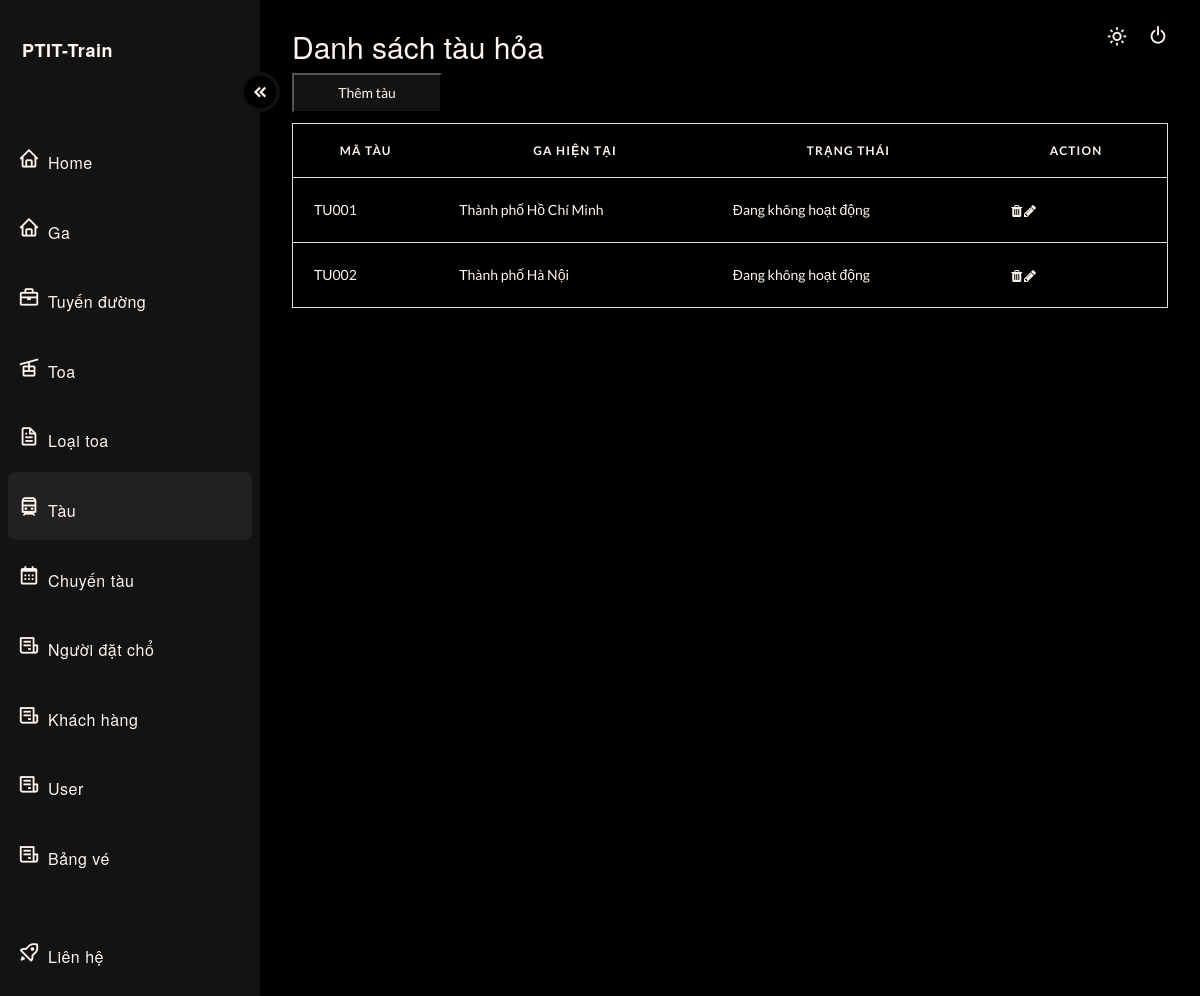
Page /?type=admin&page=tau (signed in) on the committed database.
### tables this page shows
CREATE TABLE Tau(
  `MaTau` VARCHAR(20) PRIMARY KEY,
  `GaHienTai` VARCHAR(20),
  `TrangThai` TINYINT,
  FOREIGN KEY (`GaHienTai`) REFERENCES `Ga`(`MaGa`)
);

CREATE TABLE Ga (
  `MaGa` VARCHAR(20) PRIMARY KEY,
  `TenGa` NVARCHAR(100)
);

### src/controller/TauController.php (called while the page is built, shortened)
<?php
    class TauController{
        public function index(){
            include './model/TauModel/Tau.php';
            $arrTau = (new Tau)->load();
            include './view/admin/dashboard_tau.php';
		}
    }
?>

### src/index.php (called while the page is built)
<?php
    require 'route.php';
?>

### src/model/db.php (called while the page is built, shortened)
<?php
    class DB{
        private function conn() {
            $connectionString = "mysql:host=" . getenv('MYSQL_HOSTNAME') . ";dbname=" . getenv('MYSQL_DATABASE');
            $conn = new \PDO($connectionString, getenv('MYSQL_USER'), getenv('MYSQL_PASSWORD'));
            $conn->setAttribute(PDO::ATTR_ERRMODE, PDO::ERRMODE_EXCEPTION);
            return $conn;
        }
        public function select($sql, $params = null)
        {
            $connect = $this->conn();
            if($params != null){
                $res = $connect->prepare($sql);
                $res->execute($params);
            }
            else {
                $res = $connect->query($sql);
            }
            $res->setFetchMode(PDO::FETCH_ASSOC);
            return $res;
        }
    }
?>

### src/model/TauModel/Tau.php (called while the page is built, shortened)
<?php
    include_once "./model/db.php";
    include "TauObject.php";
        class Tau{
            private $table = "Tau";
            function load(){
                try {
                    $db = new DB();
                    $sql = "select T.*, G.TenGa from $this->table as T, Ga as G
                    where T.GaHienTai = G.MaGa";
                    $sth = $db->select($sql);
                    $arr = [];
                    while($row = $sth->fetch()) {
                        $obj = new TauObject($row);
                        $arr[] = $obj;
                    }
                        return $arr;
                    }
                catch (PDOException $e) {
                    return  $sql . "<br>" . $e->getMessage();
                }
            }
        }
?>

### src/model/TauModel/TauObject.php (called while the page is built, shortened)
<?php
    class TauObject {
        private $MaTau;
        private $GaHienTai;
        private $TrangThai;
        private $TenGa;
        public function __construct($row)
        {
            $this->MaTau = $row['MaTau'];
            $this->GaHienTai = $row['GaHienTai'];
            $this->TrangThai = $row['TrangThai'];
            $this->TenGa = $row['TenGa'];
        }
        public function getMaTau()
        {
                return $this->MaTau;
        }
        public function getGaHienTai()
        {
                return $this->GaHienTai;
        }
        public function getTrangThai()
        {
                return $this->TrangThai;
        }
        public function getTenGa()
        {
                return $this->TenGa;
        }
    }
?>

### src/view/admin/dashboard_tau.php (the view, shortened to what this page needs)
  <main>
    <header>
      <div class="text">
        <h2>Danh sách tàu hỏa</h2>
<table id="myTable">
  <button style="background-color:var(--accent-clr); color: var(--text);; width: 150px; height: 40px; margin-bottom: 10px;" id="addBtn">Thêm tàu</button>
  <thead>
    <tr>
      <th scope="col" width="80px">Mã tàu</th>
      <th scope="col" width="150px">Ga hiện tại</th>
      <th scope="col" width="150px">trạng thái</th>
      <th scope="col" width="100px">Action</th>
    </tr>
  </thead>
  <tbody>
    <?php
          $trangThaiList = [
            0 => "Đang hoạt động",
            1 => "Đang không hoạt động",
            2 => "Đang sửa chữa"
          ];
    ?>
    <?php foreach($arrTau as $each): ?>
    <tr>
      <td data-label="TrainCode">
        <?php echo $each->getMaTau(); ?>
      </td>
      <td data-label="CurrentStation" value="<?php echo $each->getGaHienTai() ?>">
        <?php echo $each->getTenGa(); ?>
      </td>
      <td data-label="Status" value="<?php echo $each->getTrangThai(); ?>">
        <?php
              echo $trangThaiList[$each->getTrangThai()];
        ?>
      </td>
      <td data-label="Period">
        <i class="fa fa-trash ticon"></i>
        <i class="fa fa-pencil"></i>
    </tr>
    <?php endforeach; ?>
  </tbody>
</table>
      </div>
      <div>
        <button style="position: absolute; top: 21px; right: 60px;" id="theme_switch">
          <i class='bx bx-sun'></i>
        </button>
      </div>
      <div>
        <button class="log" id="theme_switch">
          <i style="margin-left: 8px; position: absolute; margin-left: 8px;top: 24px;right: 23px;" class='bx bx-power-off'></i>
        </button>
      </div>
    </header>
  </main>
</div>
</body>
</html>

### src/view/css/dashboard.css (style rules this page uses)
body { margin: 0px; padding: 0px; }
:root { --accent-clr: #131313; --accent-dark: #000000; --accent-light: rgba(155, 155, 155, .1); --text: seashell; }
.bx { font-size: 22px;margin-right: 8px; }
main { padding-inline: 32px; }
header { margin-top: 30px; display: flex; justify-content: space-between; }
h2 { font-size: 32px; font-weight: 300; margin-bottom: 12px; color: var(--text); }
#theme_switch { background-color: transparent; border: none; color: var(--text); display: flex; justify-content: center; align-items: center; cursor: pointer; border-radius: 8px; padding: 4px; }
.bx-sun { color: var(--text); padding-left: 8px; }
table { border-collapse: collapse; margin: 0; padding: 0; width: 100%; table-layout: fixed; color: var(--text); border-spacing: 0 15px; }
table tr { background-color:transparent; border: 1px solid #ddd!important; padding: .35em; margin-bottom: 10px; }
table th, table td { padding: 1.5em; text-align: left; }
table th { font-size: .85em; letter-spacing: .1em; text-transform: uppercase; }
.ticon { padding: 5px; background: var(--gray); border-radius: 4px; width: 15px; height: 15px; text-align: center; }

### rows in the picture
tau: MaTau "TU001", GaHienTai.TenGa "Thành phố Hồ Chí Minh", TrangThai "Đang không hoạt động"
tau: MaTau "TU002", GaHienTai.TenGa "Thành phố Hà Nội", TrangThai "Đang không hoạt động"
